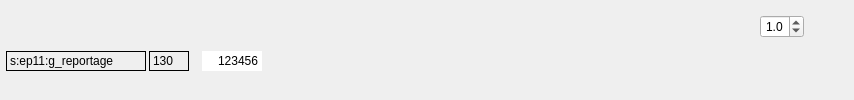
<?xml version="1.0" encoding="UTF-8"?>
<ui version="4.0">
 <class>widget_controls</class>
 <widget class="QWidget" name="widget_controls">
  <property name="windowTitle">
   <string>Form</string>
  </property>
  <layout class="QVBoxLayout" name="verticalLayout">
   <property name="spacing">
    <number>3</number>
   </property>
   <property name="leftMargin">
    <number>6</number>
   </property>
   <property name="topMargin">
    <number>6</number>
   </property>
   <property name="rightMargin">
    <number>6</number>
   </property>
   <property name="bottomMargin">
    <number>21</number>
   </property>
   <item>
    <layout class="QHBoxLayout" name="horizontalLayout_2">
     <property name="spacing">
      <number>4</number>
     </property>
     <property name="sizeConstraint">
      <enum>QLayout::SetMaximumSize</enum>
     </property>
     <property name="bottomMargin">
      <number>0</number>
     </property>
     <item>
      <widget class="Widget_custom_qslider" name="slider_frames" native="true">
       <property name="sizePolicy">
        <sizepolicy hsizetype="MinimumExpanding" vsizetype="Maximum">
         <horstretch>0</horstretch>
         <verstretch>0</verstretch>
        </sizepolicy>
       </property>
       <property name="minimumSize">
        <size>
         <width>750</width>
         <height>30</height>
        </size>
       </property>
      </widget>
     </item>
     <item>
      <layout class="QHBoxLayout" name="horizontalLayout">
       <item>
        <widget class="QDoubleSpinBox" name="spinBox_speed">
         <property name="sizePolicy">
          <sizepolicy hsizetype="Maximum" vsizetype="Fixed">
           <horstretch>0</horstretch>
           <verstretch>0</verstretch>
          </sizepolicy>
         </property>
         <property name="wrapping">
          <bool>false</bool>
         </property>
         <property name="frame">
          <bool>true</bool>
         </property>
         <property name="alignment">
          <set>Qt::AlignCenter</set>
         </property>
         <property name="readOnly">
          <bool>false</bool>
         </property>
         <property name="buttonSymbols">
          <enum>QAbstractSpinBox::UpDownArrows</enum>
         </property>
         <property name="keyboardTracking">
          <bool>false</bool>
         </property>
         <property name="decimals">
          <number>1</number>
         </property>
         <property name="minimum">
          <double>0.500000000000000</double>
         </property>
         <property name="maximum">
          <double>1.500000000000000</double>
         </property>
         <property name="singleStep">
          <double>0.500000000000000</double>
         </property>
         <property name="value">
          <double>1.000000000000000</double>
         </property>
        </widget>
       </item>
       <item>
        <widget class="QPushButton" name="pushButton_play_pause">
         <property name="text">
          <string/>
         </property>
         <property name="icon">
          <iconset>
           <normaloff>icons/blue/play.svg</normaloff>icons/blue/play.svg</iconset>
         </property>
         <property name="checkable">
          <bool>true</bool>
         </property>
         <property name="flat">
          <bool>true</bool>
         </property>
        </widget>
       </item>
      </layout>
     </item>
    </layout>
   </item>
   <item>
    <layout class="QHBoxLayout" name="horizontalLayout_3">
     <item>
      <widget class="QLabel" name="label_ed_ep_part">
       <property name="minimumSize">
        <size>
         <width>140</width>
         <height>0</height>
        </size>
       </property>
       <property name="maximumSize">
        <size>
         <width>140</width>
         <height>16777215</height>
        </size>
       </property>
       <property name="frameShape">
        <enum>QFrame::Panel</enum>
       </property>
       <property name="frameShadow">
        <enum>QFrame::Plain</enum>
       </property>
       <property name="lineWidth">
        <number>1</number>
       </property>
       <property name="text">
        <string>s:ep11:g_reportage</string>
       </property>
      </widget>
     </item>
     <item>
      <widget class="QLabel" name="label_shot_no">
       <property name="minimumSize">
        <size>
         <width>40</width>
         <height>0</height>
        </size>
       </property>
       <property name="maximumSize">
        <size>
         <width>40</width>
         <height>16777215</height>
        </size>
       </property>
       <property name="styleSheet">
        <string notr="true">gridline-color: rgb(38, 162, 105);
border-color: rgb(145, 65, 172);</string>
       </property>
       <property name="frameShape">
        <enum>QFrame::Panel</enum>
       </property>
       <property name="text">
        <string>130</string>
       </property>
      </widget>
     </item>
     <item>
      <spacer name="horizontalSpacer_2">
       <property name="orientation">
        <enum>Qt::Horizontal</enum>
       </property>
       <property name="sizeType">
        <enum>QSizePolicy::Fixed</enum>
       </property>
       <property name="sizeHint" stdset="0">
        <size>
         <width>10</width>
         <height>20</height>
        </size>
       </property>
      </spacer>
     </item>
     <item>
      <widget class="QLineEdit" name="lineEdit_frame_no">
       <property name="sizePolicy">
        <sizepolicy hsizetype="Maximum" vsizetype="Fixed">
         <horstretch>0</horstretch>
         <verstretch>0</verstretch>
        </sizepolicy>
       </property>
       <property name="minimumSize">
        <size>
         <width>55</width>
         <height>0</height>
        </size>
       </property>
       <property name="maximumSize">
        <size>
         <width>60</width>
         <height>16777215</height>
        </size>
       </property>
       <property name="text">
        <string>123456</string>
       </property>
       <property name="frame">
        <bool>false</bool>
       </property>
       <property name="alignment">
        <set>Qt::AlignRight|Qt::AlignTrailing|Qt::AlignVCenter</set>
       </property>
       <property name="readOnly">
        <bool>true</bool>
       </property>
      </widget>
     </item>
     <item>
      <spacer name="horizontalSpacer">
       <property name="orientation">
        <enum>Qt::Horizontal</enum>
       </property>
       <property name="sizeHint" stdset="0">
        <size>
         <width>40</width>
         <height>20</height>
        </size>
       </property>
      </spacer>
     </item>
    </layout>
   </item>
  </layout>
 </widget>
 <customwidgets>
  <customwidget>
   <class>Widget_custom_qslider</class>
   <extends>QWidget</extends>
   <header location="global">common.widget_custom_qslider</header>
   <container>1</container>
  </customwidget>
 </customwidgets>
 <resources/>
 <connections/>
</ui>
